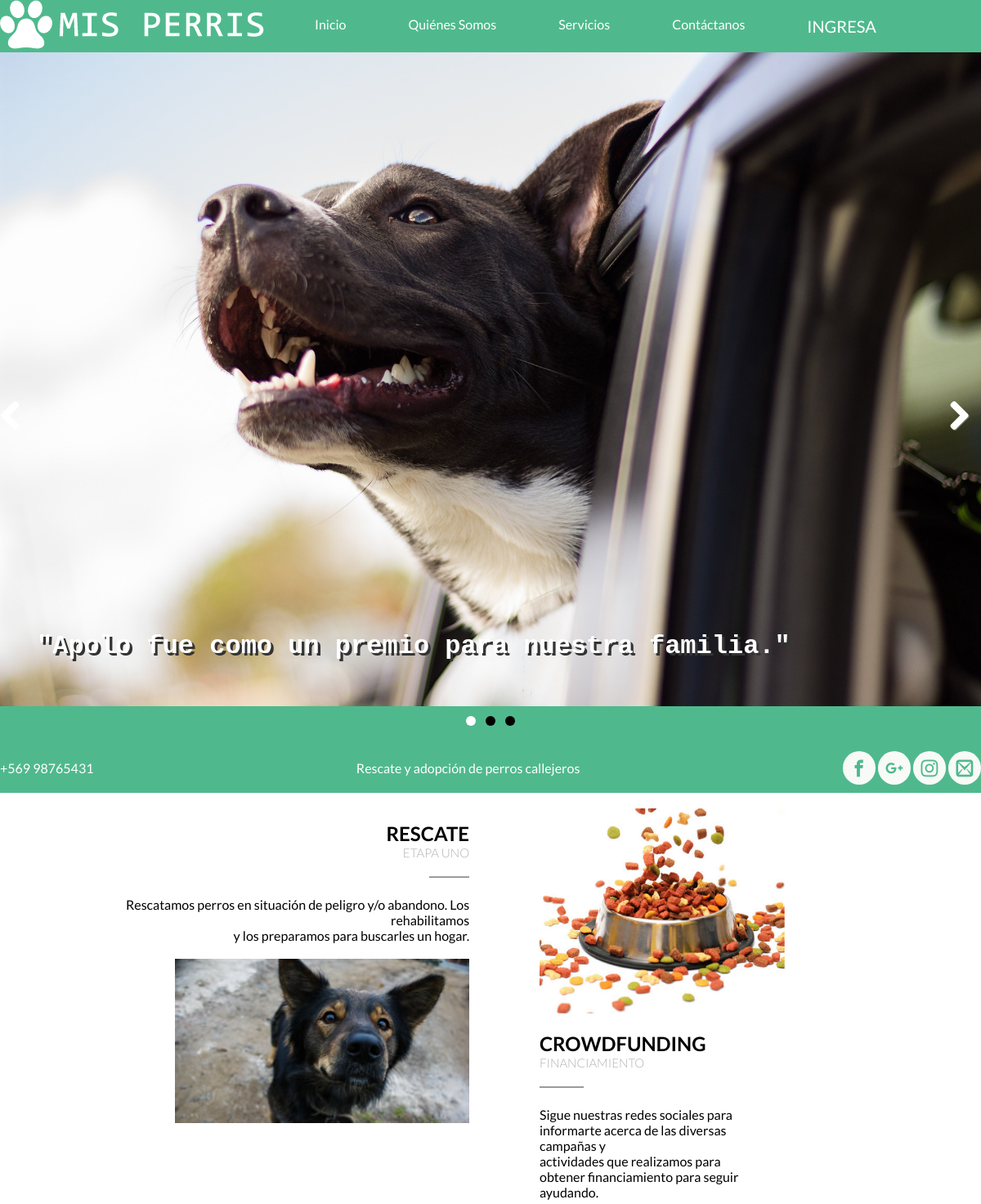
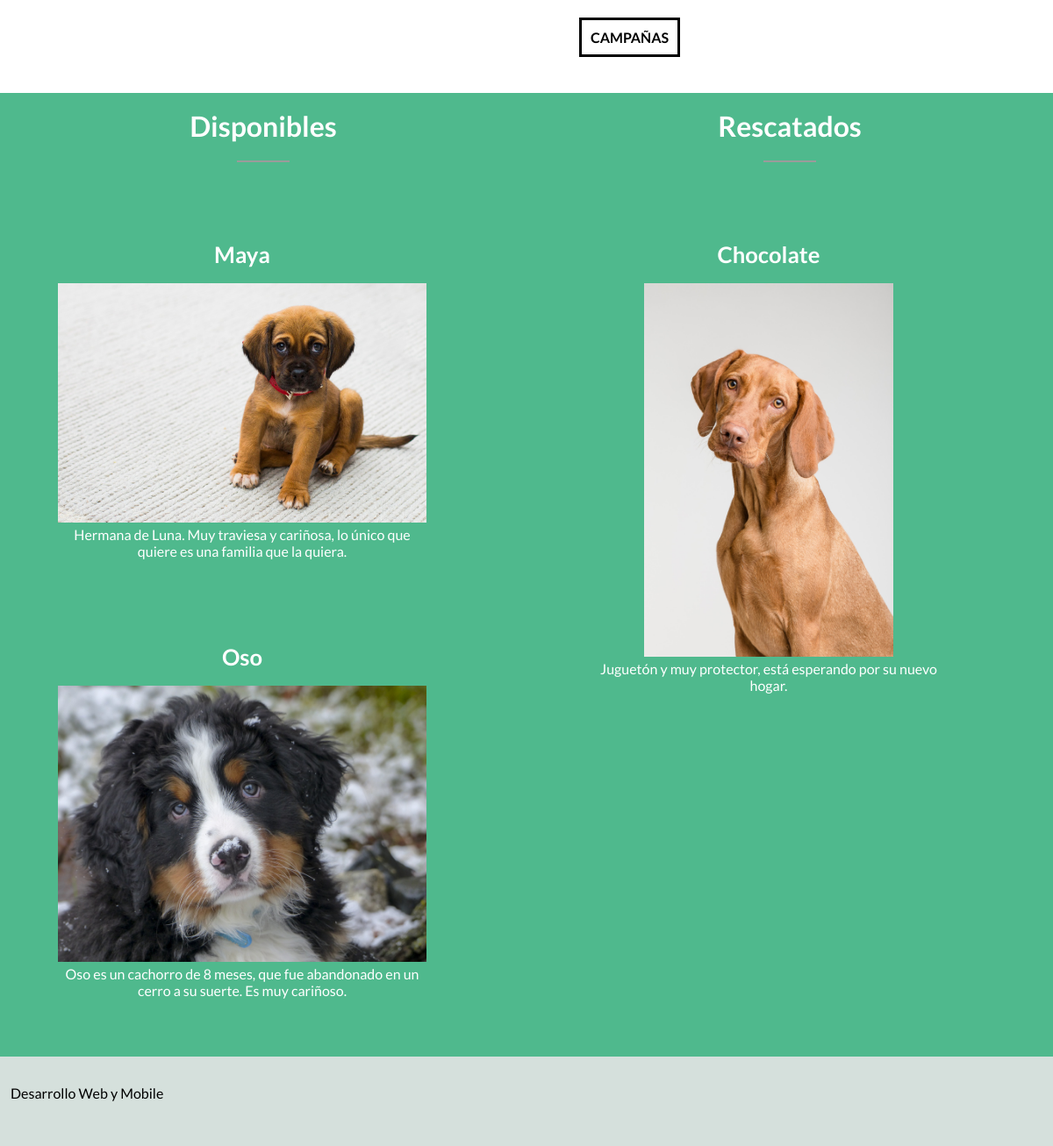
The page / on the database its author committed (2 pictures, top to bottom).
### blog/models.py (models this page shows, shortened)
class Mascotas(models.Model):
    foto = models.ImageField(blank=True,null=True,upload_to="perro/%Y")
    nombre = models.CharField(max_length=30)
    raza = models.CharField(max_length=30)
    descripcion = models.CharField(max_length=100)
    estado_choices = (
                     ('RESCATADO','Rescatado'),
                     ('DISPONIBLE','Disponible'),
                     ('ADOPTADO','Adoptado'),
    )
    estado = models.CharField(max_length=15,choices=estado_choices,default='RESCATADO')
    fecha_publicacion = models.DateTimeField(
            blank=True, null=True)
    class Meta:
        permissions = (
            ('mantenedor_mascotas', _('Mascotas')),
        )

### blog/views.py (the view)
# urls.py: url(r'^$', views.home, name='home'),
def home(request):
    mascotas = Mascotas.objects.all().order_by()
    return render(request, 'blog/Main.html', {'mascotas':mascotas })

### blog/templates/blog/Main.html (shortened to what this page needs)
<!DOCTYPE html >
<html lang="es">
{% load static %}
<head>
    {% load pwa %} {% progressive_web_app_meta %}
    <link rel="stylesheet" href="/static/fontsicon/style.css">
    <link rel="stylesheet" href="/static/css/flexboxgrid.css">
    <link rel="stylesheet" href="" type="text/css">
    <link rel="stylesheet" href="/static/css/LightBox.css">
    <link rel="stylesheet" href="/static/css/flexslider.css">
    <link rel="stylesheet" href="/static/css/Style.css">
</head>
<body>
    <section class="container-fluid">
        <div class="row">
            <div class="col-xs-12">
                <header>
                    <nav>
                        <ul>
                            <li>
                                <img src="/static/IMG/logo.png" alt="logo">
                            </li>
                            <li>
                                <a href="#">Inicio</a>
                            </li>
                            <li>
                                <a href="#">Quiénes Somos</a>
                            </li>
                            <li>
                                <a href="#">Servicios</a>
                            </li>
                            <li>
                                <a href="#">Contáctanos</a>
                            </li>
                            {% if user.is_authenticated %} {% if user.is_superuser %}
                            <li>
                                <a href="{% url 'blog:mascota_list' %}">Mascotas</a>
                            </li>
                            {% else %}
                            <li>
                                <a href="Registro.html">Postula AQUÍ!</a>
                            </li>
                            {% endif %}
                            <li style="font-size:22px" class="aviso-user">
                                <div class="connect-message">
                                    Conectado como: {{ request.user }}
                                </div>
                            </li>
                            <li>
                                <form class="logout-link" action="{% url 'accounts:logout' %}" method="post">
                                    {% csrf_token %}
                                    <button class="salir" type="submit">Salir</button>
                                </form>
                            </li>
                            {% else %}
                            <li style="font-size:20px">
                                <a href="{% url 'accounts:login' %}">INGRESA</a>
                            </li>
                            {% endif %}
                        </ul>
                    </nav>
                </header>
            </div>
        </div>
        <section id="perro">
            <div class="row">
                <div class="col-xs-12">
                    <div class="flexslider">
                        {% for pets in mascotas %} {% if pets.estado == "ADOPTADO" %}
                        <ul class="slides">
                            <li>
                                <img src="{{ pets.foto.url }}" alt="apolo">
                                <section class="flex-caption">
                                    <p>{{pets.descripcion}}</p>
                                </section>
                            </li>
                            {% endif %} {% endfor %}
                    </div>
                </div>
            </div>
            <br>
            <div class="row">
                <div class="col-xs-12">
                    <footer>
                        <ul id="contacto">
                            <li>+569 98765431</li>
                            <li>Rescate y adopción de perros callejeros</li>
                            <li>
                                <ul id="redes">
                                    <li>
                                        <a href="https://www.facebook.com/">
                                            <span class="icon-facebook negro circulo"></span>
                                        </a>
                                    </li>
                                    <li>
                                        <a href="https://plus.google.com/">
                                            <span class="icon-google-plus negro circulo"></span>
                                        </a>
                                    </li>
                                    <li>
                                        <a href="https://www.instagram.com/">
                                            <span class="icon-instagram negro circulo"></span>
                                        </a>
                                    </li>
                                    <li>
                                        <a href="https://mail.google.com/">
                                            <span class="icon-mail2 negro circulo"></span>
                                        </a>
                                    </li>
                                </ul>
                            </li>
                        </ul>
                        <br>
                    </footer>
                </div>
            </div>
        </section>
        <div class="row">
            <section id="informacion">
                <article id="rescate">
                    <div class="col-xs-12">
                        <ul>
                            <li>
                                <br>
                                <h2>RESCATE</h2>
                            </li>
                            <li>
                                <h3>ETAPA UNO</h3>
                            </li>
                            <hr class="linea">
                            <li>
                                <p> Rescatamos perros en situación de peligro y/o abandono. Los rehabilitamos
                                    <br> y los preparamos para buscarles un hogar.</p>
                                <br>
                            </li>
                            <li>
                                <img src="/static/IMG/rescate.jpg" alt="rescate">
                            </li>
                        </ul>
                    </div>
                </article>
            </section>
            <aside id="asidemain">
                <div class="col-xs-12">
                    <ul>
                        <li>
                            <br>
                            <img src="/static/IMG/crowfunding.jpg" alt="crowdfunding">
                        </li>
                        <li>
                            <br>
                            <h2>CROWDFUNDING</h2>
                        </li>
                        <li>
                            <h3>FINANCIAMIENTO</h3>
                        </li>
                        <hr class="linea">
                        <li>
                            <p>
                                Sigue nuestras redes sociales para informarte acerca de las diversas campañas y
                                <br> actividades que realizamos para obtener financiamiento para seguir ayudando.
                            </p>
                        </li>
                        <li>
                            <br>
                            <br>
                            <a href="#" id="Campañas">
                                <b>CAMPAÑAS</b>
                            </a>
                        </li>
                    </ul>
                </div>
            </aside>
        </div>
    </section>
    <br>
    <br>
    <br>
    <section class="row center-xs">
        <ul class="galeria" id="fotografias">
            <div class="col-xs-6">
                <br>
                <h2>Disponibles</h2>
                <hr>
                <br> {% for pets in mascotas %} {% if pets.estado == "DISPONIBLE" %}
                <li class="galeria__item">
                    <h3>{{pets.nombre}}</h3>
                    <br>
                    <img src="{{pets.foto.url}}" class="galeria__img">
                    <section class="descripcion_perro">{{ pets.descripcion }}</section>
                </li>
                {% endif %} {% endfor %}
            </div>
            <div class="col-xs-6">
                <br>
                <h2>Rescatados</h2>
                <hr>
                <br> {% for pets in mascotas %} {% if pets.estado == "RESCATADO" %}
                <li class="galeria__item">
                    <h3>{{pets.nombre}}</h3>
                    <br>
                    <img src="{{pets.foto.url}}" class="galeria__img" width="284">
                    <section class="descripcion_perro">{{ pets.descripcion }}</section>
                </li>
                {% endif %} {% endfor %}
            </div>
        </ul>
    </section>
    <div class="row">
        <div class="col-xs-12">
            <footer id="piedepagina">
                <p>Desarrollo Web y Mobile</p>
                <br>
            </footer>
        </div>
    </div>
</body>
</html>

### blog/static/css/flexboxgrid.css (style rules this page uses)
.container-fluid { margin-right: auto; margin-left: auto; }
.row { box-sizing: border-box; display: -ms-flexbox; display: -webkit-box; display: flex; -ms-flex: 0 1 auto; -webkit-box-flex: 0; flex: 0 1 auto; -ms-flex-direction: row; -webkit-box-orient: horizontal; -webkit-box-direction: normal; flex-direction: row; -ms-flex-wrap: wrap; flex-wrap: wrap; }
.col-xs, .col-xs-1, .col-xs-2, .col-xs-3, .col-xs-4, .col-xs-5, .col-xs-6, .col-xs-7, .col-xs-8, .col-xs-9, .col-xs-10, .col-xs-11, .col-xs-12 { box-sizing: border-box; -ms-flex: 0 0 auto; -webkit-box-flex: 0; flex: 0 0 auto; }
.col-xs-6 { -ms-flex-preferred-size: 50%; flex-basis: 50%; max-width: 50%; }
.col-xs-12 { -ms-flex-preferred-size: 100%; flex-basis: 100%; max-width: 100%; }
.center-xs { -ms-flex-pack: center; -webkit-box-pack: center; justify-content: center; text-align: center; }

### blog/static/css/LightBox.css (style rules this page uses)
#fotografias { margin: 0; background: #4fb98d; list-style: none; }
#fotografias img { max-width: 100%; }
#fotografias li { margin: 3vw; width: 80%; padding: 5%; }
.galeria { overflow: hidden; display: flex; }
.galeria__item { width: 80%; cursor: pointer; }
@media (min-width:400px) { .galeria__item { width: 48%; margin: 5px; } }
@media (min-width:768px) { .galeria__item { width: 33%; margin: 5px; } }
@media (min-width:1024px) { .galeria__item { width: 20%; margin: 5px; } }

### blog/static/css/flexslider.css (style rules this page uses)
* { margin: 0; padding: 0; }
.flexslider { width: 100%; position: sticky; }
.slides { width: 100%; overflow: hidden; }
.flexslider img { position: relative; height:100vh; width: 100vw; margin-left: auto; margin-right: auto; display: block; }
.slides,.flex-control-nav,.flex-direction-nav { margin: 0; padding: 0; list-style: none; }

### blog/static/css/Style.css (style rules this page uses)
* { margin: 0; padding: 0; box-sizing: border-box; }
header { background: #4fb98d; font-family: 'Lato', sans-serif; }
.circulo { width: 50px; height: 50px; -moz-border-radius: 50%; -webkit-border-radius: 50%; border-radius: 50%; background: #f7faf7; padding: 0.8vw; }
#perro { background: #4fb98d; justify-content: space-between; }
#perro ul li { display: inline-block; list-style: none; }
.negro { color: #4fb98d; }
#contacto { color: white; font-family: 'Lato', sans-serif; list-style: none; display: flex; justify-content: space-between; }
#contacto li a { text-decoration: none; }
#contacto span { font-size: 1.3em; }
header nav ul { overflow: hidden; list-style: none; text-align: center; }
header nav ul li { margin-right: 3%; float: left; }
header nav ul li a { color: white; padding: 20px; text-decoration: none; display: block; }
#asidemain { float: right; text-align: left; width: 45%; font-family: 'Lato', sans-serif; }
#asidemain h3 { color: #b1b1b1; font-weight: 300; font-size: 0.9375rem; }
hr { display: inline-block; width: 10%; border-color: #9b9b9b; border-width: 1px; border-style: solid; margin: 20px 0; }
#asidemain ul li img { width: 25vw; }
#asidemain li { margin-right: 50%; }
#informacion { margin-left: auto; margin-right: auto; display: block; }
#rescate { text-align: right; width: 100%; font-family: 'Lato', sans-serif; }
#rescate ul { float: left; margin: 3%; list-style: none; }
#rescate img { width: 30vw; }
#rescate h3 { color: #b1b1b1; font-weight: 300; font-size: 0.9375rem; }
#Campañas { color: #000000; border: solid; margin: 0px; padding: 10px; text-decoration: none; }
#asidemain ul { list-style: none; }
#piedepagina { font-family: 'Lato', sans-serif; background: #d5e0dc; color: #000000; padding: 2rem 0; }
#piedepagina p { margin-left: 1%; }
.flexslider p { position: absolute; display: block; bottom: 50px; left: 40px; padding: 5px; font-size: 2em; text-align: center; font-family: 'Courier New', Courier, monospace; font-weight: bold; color: #ffffff; text-shadow: 0.1em 0.1em #333; }
.galeria h2 { font-family: 'Lato', sans-serif; color: #ffffff; font-size: 2rem; }
.galeria h3 { font-family: 'Lato', sans-serif; color: #ffffff; font-size: 1.6rem; }
.galeria__item .descripcion_perro { font-family: 'Lato', sans-serif; color: #ffffff; }

### rows shown on the page
Mascotas: foto (picture), descripcion "\"Apolo fue como un premio para nuestra familia.\""
Mascotas: nombre "Maya", foto (picture), descripcion "Hermana de Luna. Muy traviesa y cariñosa, lo único que quiere es una familia que la quiera."
Mascotas: nombre "Oso", foto (picture), descripcion "Oso es un cachorro de 8 meses, que fue abandonado en un cerro a su suerte. Es muy cariñoso."
Mascotas: nombre "Chocolate", foto (picture), descripcion "Juguetón y muy protector, está esperando por su nuevo hogar."
